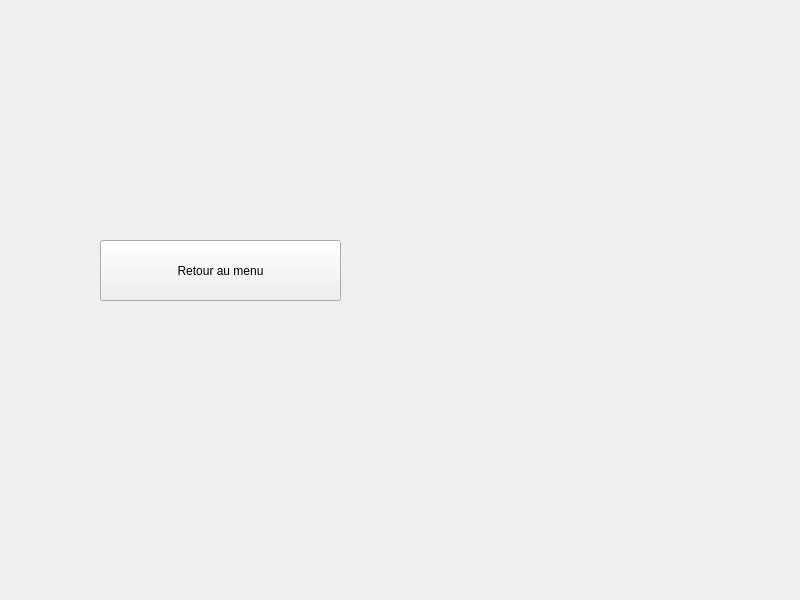
<?xml version="1.0" encoding="UTF-8"?>
<ui version="4.0">
 <class>credits</class>
 <widget class="QWidget" name="credits">
  <property name="geometry">
   <rect>
    <x>0</x>
    <y>0</y>
    <width>800</width>
    <height>600</height>
   </rect>
  </property>
  <property name="windowTitle">
   <string>Form</string>
  </property>
  <widget class="QPushButton" name="b_RetourMenu">
   <property name="geometry">
    <rect>
     <x>100</x>
     <y>240</y>
     <width>241</width>
     <height>61</height>
    </rect>
   </property>
   <property name="text">
    <string>Retour au menu</string>
   </property>
  </widget>
 </widget>
 <resources/>
 <connections/>
</ui>
